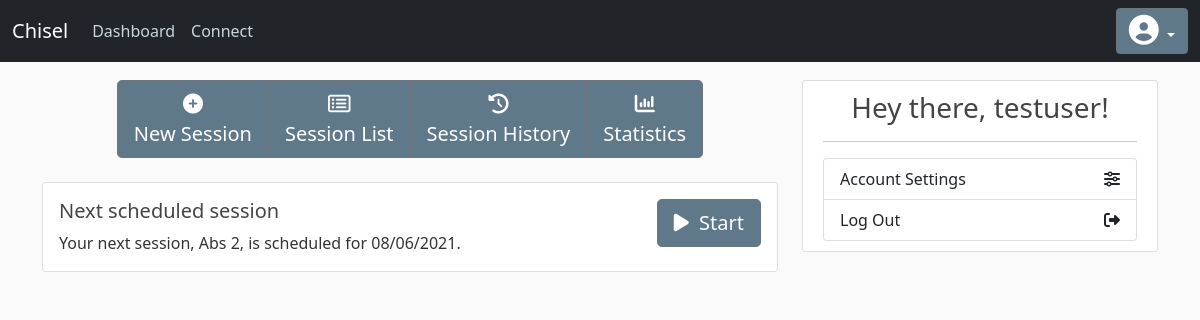
/dashboard (signed in), run on the app's committed database.
### chisel/models/Workout.py (models this page shows)
class WorkoutSession(db.Model):
    id = db.Column( db.Integer, primary_key = True )
    name = db.Column( db.String( 128 ), nullable = False )
    desc = db.Column( db.Text, nullable = True )
    date = db.Column( db.DateTime )
    type = db.Column( db.Integer )
    completed = db.Column( db.Boolean, default = False )
    user_id = db.Column( db.Integer, db.ForeignKey( 'customer.id' ), nullable = False )
    exercises = db.relationship( 'Exercise', backref='workout_session' )

### chisel/models/Customer.py (models this page shows, shortened)
class Customer(db.Model, UserMixin):
    id = db.Column(db.Integer, primary_key = True)
    username = db.Column(db.String(80), unique=True, nullable=False)
    email = db.Column(db.String(120), unique=True, nullable=False)
    password = db.Column(db.String(60), nullable=False)
    bio = db.Column(db.String(300), nullable=False)
    dark_mode = db.Column( db.Boolean, nullable=True, default=False )
    image_file = db.Column(db.String(20), nullable=False, default='default.jpg')
    posts = db.relationship('Post', backref='author', lazy=True)
    sessions = db.relationship( 'WorkoutSession', backref='customer' )
    dark_mode = db.Column(db.Boolean(), nullable=False, default=False)
    modifiers = db.relationship( 'ExerciseModifier', backref='customer' )
    followed = db.relationship(
        'Customer', secondary=followers,
        primaryjoin=(followers.c.follower_id == id),
        secondaryjoin=(followers.c.followed_id == id),
        backref=db.backref('followers', lazy='dynamic'), lazy='dynamic')

### chisel/routes.py (the view)
@app.route('/dashboard', methods=['GET', 'POST'])
@login_required
def dashboard():
    current_customer = Customer.query.filter_by( username = current_user.username ).first()
    upcoming_sessions = WorkoutSession.query.filter( WorkoutSession.date >= datetime.now().date(),
    WorkoutSession.user_id == current_customer.id, WorkoutSession.completed == False ).order_by( asc( WorkoutSession.date ) )
    if not upcoming_sessions:
        return render_template('dashboard.html', username=current_user.username )
    return render_template('dashboard.html', username=current_user.username, next_ses = upcoming_sessions.first() )

### chisel/models/Customer.py (called while the page is built)
@login_manager.user_loader
def load_user(user_id):
    return Customer.query.get(int(user_id))

### chisel/templates/dashboard.html
{% extends "base.html" %}
{% block content %}
<div class="d-flex justify-content-center">
  <div class="btn-group btn-group-lg" role="group" aria-label="Dashboard selection">
    <a href="{{ url_for( 'create_session' ) }}" class="btn btn-secondary bg-steel">
      <i class="fa fa-plus-circle"></i><br/>New Session
    </a>
    <a href="{{ url_for( 'session_list' ) }}" class="btn btn-secondary bg-steel">
      <i class="fa fa-list-alt"></i><br/>Session List
    </a>
    <a href="{{ url_for( 'session_history' ) }}" class="btn btn-secondary bg-steel"><i class="fa fa-history"></i><br/>Session History</a>
    <a href="{{ url_for( 'statistics' ) }}" class="btn btn-secondary bg-steel"><i class="fa fa-bar-chart" aria-hidden="true"></i><br/>Statistics</a>
  </div>
</div>
<br/>
{% if next_ses %}
<div class="card">
  <div class="card-body">
    <div class="d-flex justify-content-between">
      <div>
        <h5>Next scheduled session</h5>
        Your next session, {{ next_ses.name }}, is scheduled for {{ next_ses.date.strftime("%m/%d/%Y") }}.
      </div>
      <div>
        <a href="{{ url_for( 'view_session', session_id = next_ses.id ) }}" class="btn btn-lg btn-secondary bg-steel"><i class="fa fa-play" aria-hidden="true"></i>&nbsp;&nbsp;Start</a>
      </div>
    </div>
  </div>
</div>
<br/>
{% endif %}
{% endblock %}
{% block sidebar %}
<div class="content-section">
  <h3 class="d-flex justify-content-center">Hey there, {{username}}!</h3>
  <hr>
  <div class="list-group">
    <a href="/settings" class="list-group-item list-group-item-action connect-option">
      Account Settings
    <i class="fa fa-sliders"></i>
    </a>
    <a href="{{ url_for('logout') }}" class="list-group-item list-group-item-action connect-option">
      Log Out
      <i class="fa fa-sign-out"></i>
    </a>
  </div>
</div>
{% endblock %}

### chisel/static/dashboard.css (style rules this page uses)
body { background: #fafafa; color: #333333; margin-top: 5rem; }
h1, h2, h3, h4, h5, h6 { color: #444444; }
.connect-option { display: flex; justify-content: space-between; align-items: center; }
.bg-steel { background-color: #5f788a; }
.content-section { background: #ffffff; padding: 10px 20px; border: 1px solid #dddddd; border-radius: 3px; margin-bottom: 20px; }

### data on the page
WorkoutSession: name "Abs 2", date "08/06/2021"
Customer: username "testuser"
